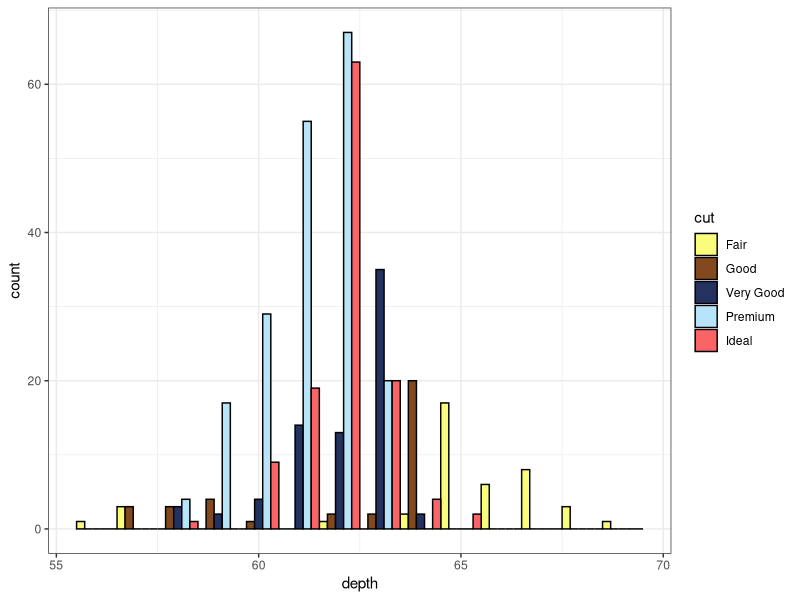

Generate this figure with R:
library("ggsci")
library("ggplot2")
library("gridExtra")

data("diamonds")

p <- ggplot(
  subset(diamonds, carat > 2.2 & depth > 55 & depth < 70),
  aes(x = depth, fill = cut)
) +
  geom_histogram(colour = "black", binwidth = 1, position = "dodge") +
  theme_bw()

p + scale_fill_rickandmorty()
